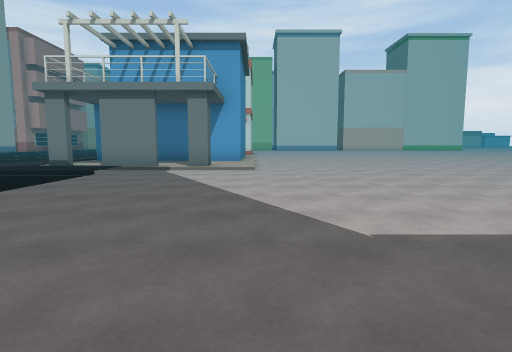
View 1 (above)

24 first-person views from a walk through a scene from a Unity 3-D project. The camera is 1.4 m above the floor, tilts 6° down and sees 80° across. The floor is counted in squares, 2 m on a side. Each view is taken from the middle of a square. On the plan, view 1 faces up. The plan holds only what a view shows up to about 10 squares ahead; the rest is blank. The place goes on beyond the plan.

View 2
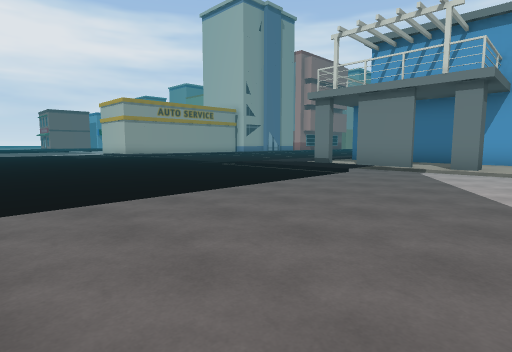

View 3
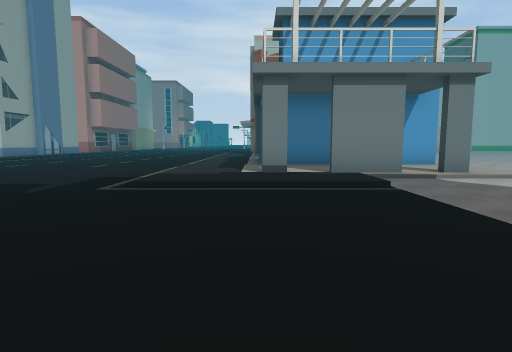

View 4
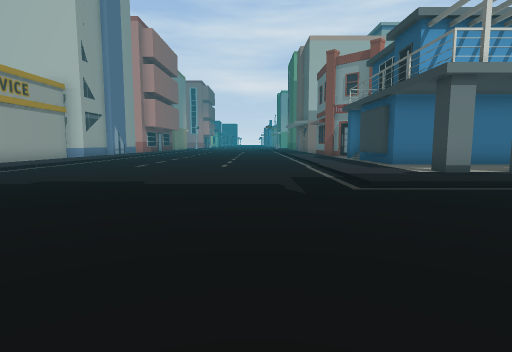

View 5
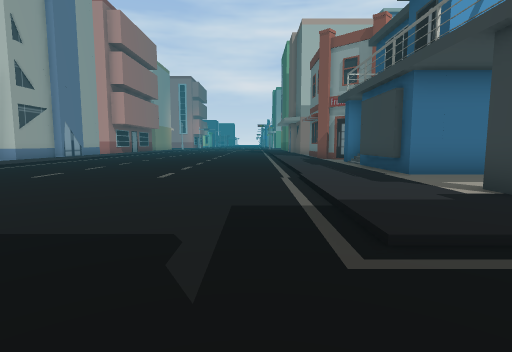

View 6
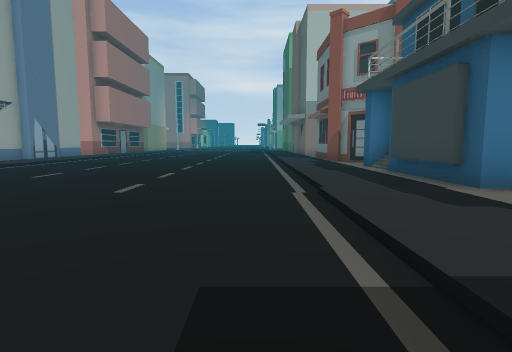

View 7
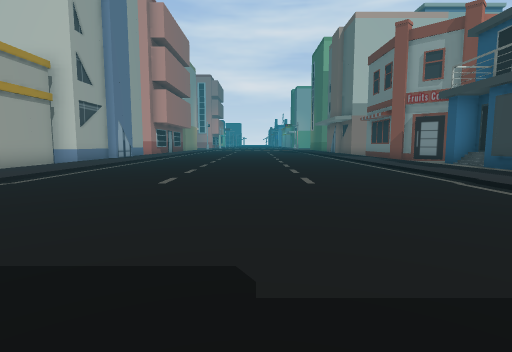

View 8
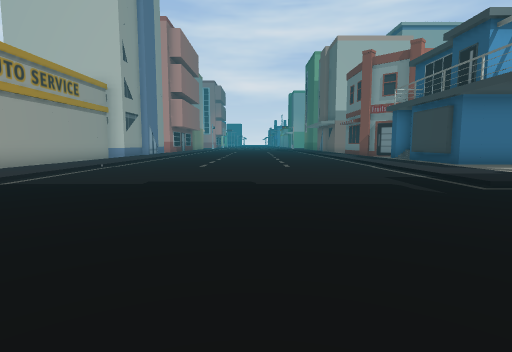

View 9
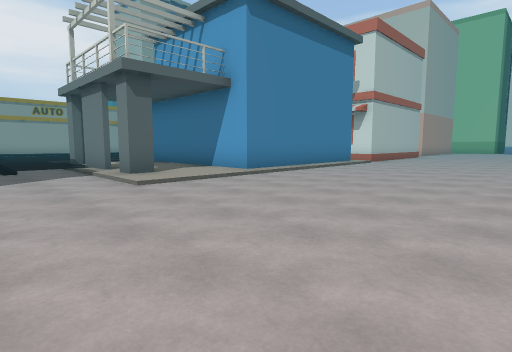

View 10
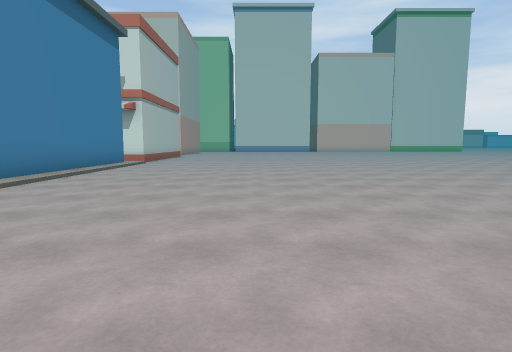

View 11
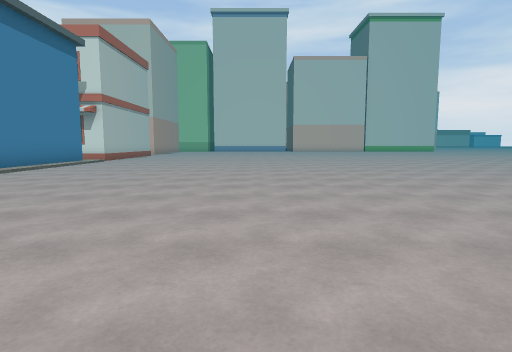

View 12
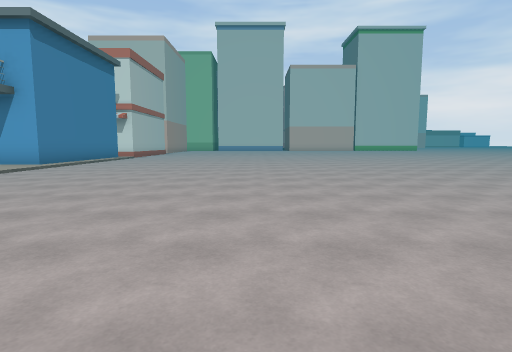

View 13
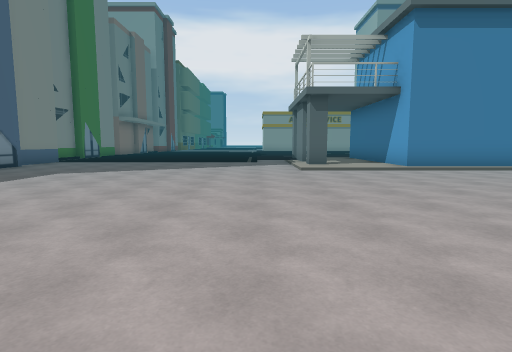

View 14
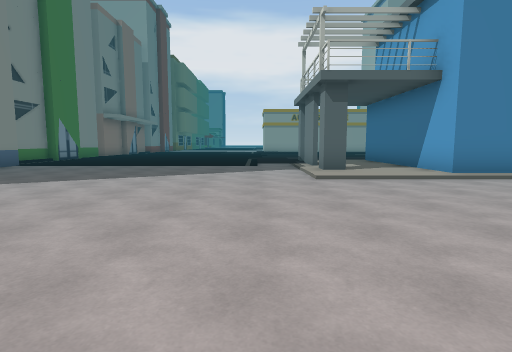

View 15
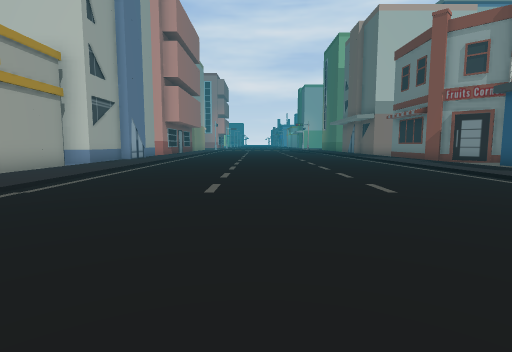

View 16
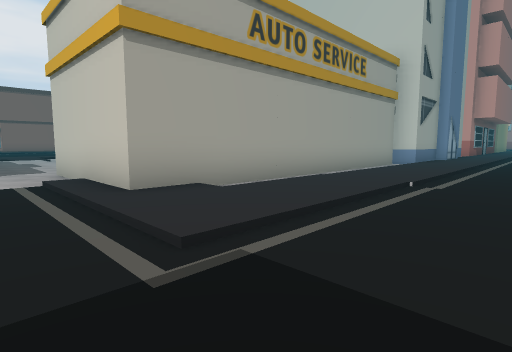

View 17
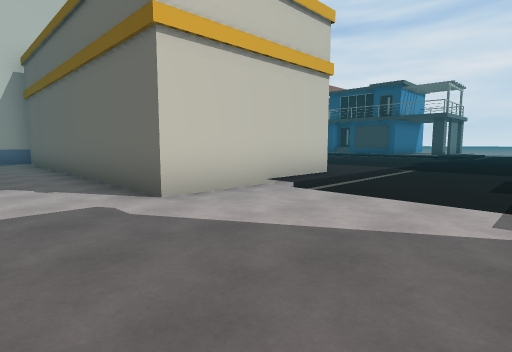

View 18
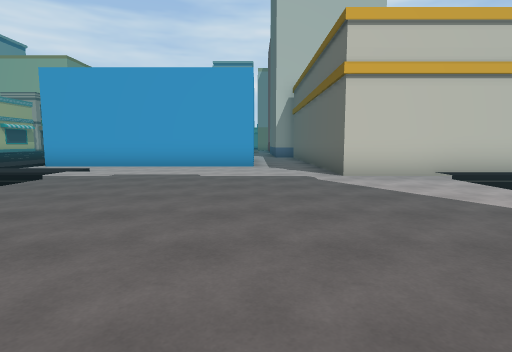

View 19
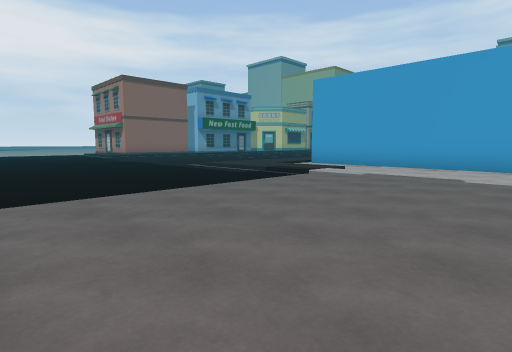

View 20
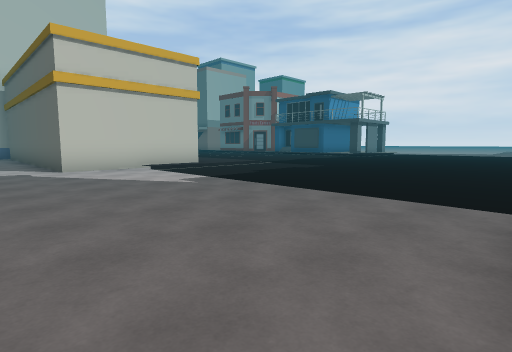

View 21
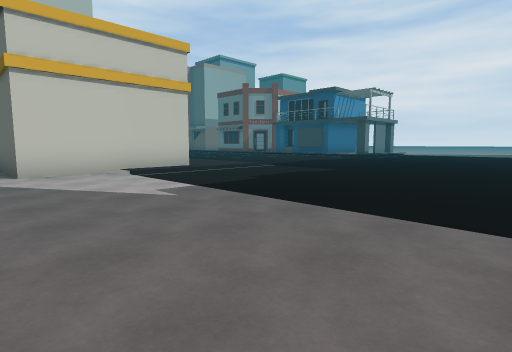

View 22
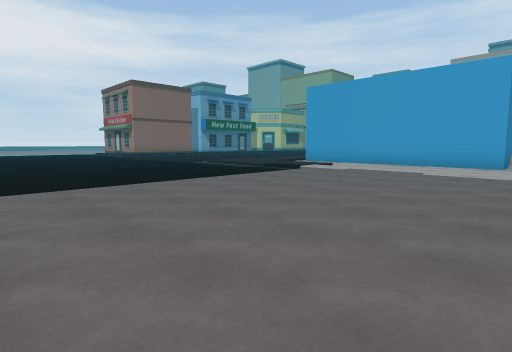

View 23
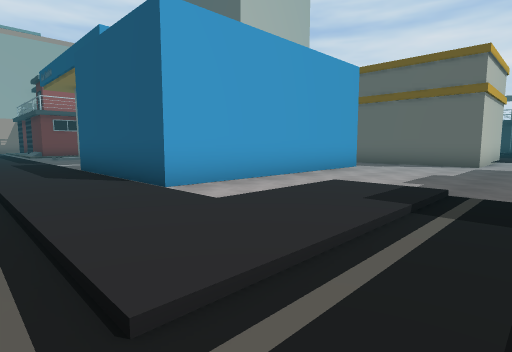

View 24
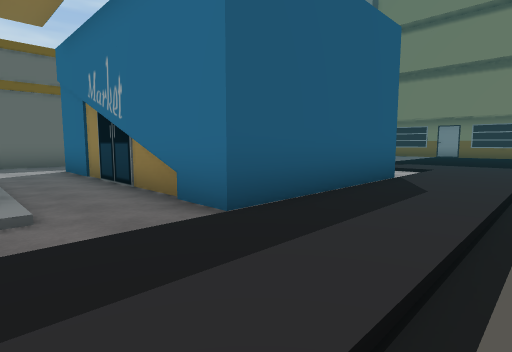

### Floor plan
Key: @ floor where view 1 was taken; # wall or solid block; x gap in a wall; . main floor; : floor 0.25 m higher than the main floor; / step, stairs or slope; B building.
Columns run from 34 left of view 1 to 13 right of it. Each row starts with its distance up from view 1.
 17 .://:     BB BBB::......../:::      ...
 16 .:/........B   B::......../::#   #/............
 15 .:/######..B   B::......../::#   #/.............
 14 .:/#      .B   B::......../::#   #/.............
 13 .:/#      .B   B::......../:##   #/.............
 12 .:/#     #.B   B::......../:######/.............
 11 .:/#######.B   B:/......../:::::::/.............
 10 .:/........B   B:/......../:::::::/.............
  9 .:///......B   B:/......../:#:#x/:/............
  8 .::::......BBBBB:/......../::://///...........
  7 .////......../////......../////..............
  6 .............................................
  5 ............................................
  4 ...........................................
  3 ..........................................
  2 .....................................   .
  1 ....................................
  0      .................       .....@
 -1          ......               BBBB

Positions as (right, up) in squares from view 1, and headings:
1: (0, 0), facing up
2: (0, 0), facing up-left
3: (-6, 2), facing up
4: (-10, 2), facing up
5: (-9, 5), facing up
6: (-9, 7), facing up
7: (-12, 6), facing up
8: (-12, 2), facing up
9: (5, 6), facing up-left
10: (4, 6), facing up
11: (6, 5), facing up
12: (6, 2), facing up
13: (8, 7), facing left
14: (6, 7), facing left
15: (-13, 7), facing up
16: (-15, 6), facing up-left
17: (-25, 4), facing up-right
18: (-25, 1), facing up
19: (-25, 1), facing up-left
20: (-25, -1), facing up-right
21: (-24, 0), facing up-right
22: (-24, 0), facing up-left
23: (-34, 6), facing up-right
24: (-34, 17), facing down-right
